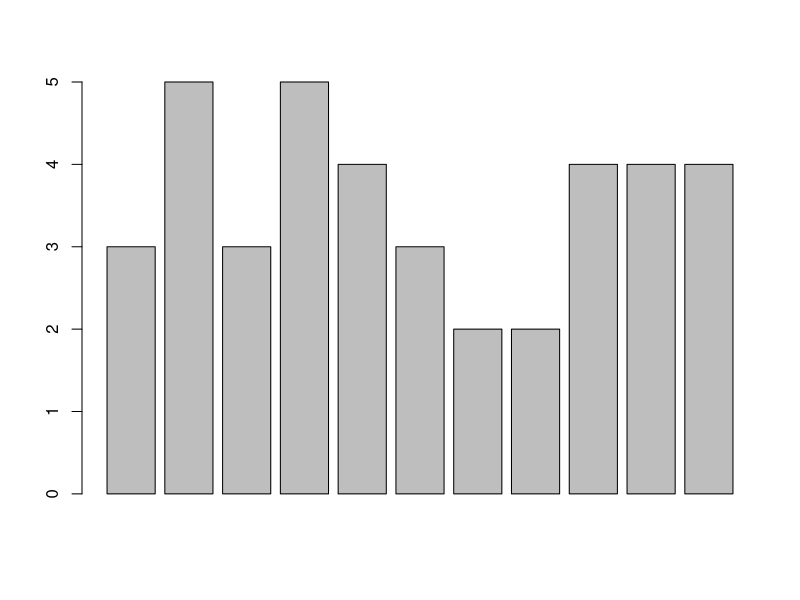

This figure's R source:
# Faire un premier tirage 
# Pour simplifier on ne donne pas de nom aux cartes mais on leur donne un numéro entre 1 et 11
tirage = sample(x=1:11,size=20,replace=T)
print(tirage)

mode(tirage)

moyenneObtenirTouteLesCartes = function(n){
    # Fonction qui calcule combien il faut acheter de boîtes en moyenne pour obtenir toutes les cartes.
    # n représente le nombre de cartes qu'il y a obtenir
    # k représente le nombre de cartes que l'on possède 
    k = 1
    somme1k = 0
    moyenne = 0 # Nombre de boite que l'on doit acheter en moyenne
    while (k<=n){
        somme1k = somme1k + (1/k)
        k = k+1
    }
    moyenne = n*somme1k
    # Une fois que l'on possède le nombre moyen de boîtes qu'il faut acheter il faut arrondir par excès.
    # Car la moyenne et un nombre réel et que le nombre de boîtes est entier.
    moyenne = ceiling(moyenne)
    # Renvoie le nombre de boîtes qu'il faut acheter en moyenne
    return(moyenne)
}
moyenneObtenirTouteLesCartes(11)

# Définir le nombre de tirages que l'on souhaite réaliser
nombreDeTirage = 40

NTest <- function(N){
    # Fonction qui réalise les N tirages aléatoires de carte 
    tirage = sample(x=1:11,size=N,replace = TRUE)
    # On renvoie les N tirages aléatoires
    return(tirage)
}

# On convertit les N tirages aléatoires en numeric
experience = as.numeric(NTest(nombreDeTirage))
print(experience)

# On récupère la date 
Date = Sys.time()
print(Date)

# On crée le frame avec la date et le nombre de tirages
(frame = data.frame(Date,nombreDeTirage))

dataframeDateEtTest = function(N){
    i=1
    date = rep(Sys.time(),N)
    tirages = rep(0,N)
    while (i<=N){
        tirages[i]=sample(x=1:11,size=1)
        date[i]=Sys.time()
        i=i+1
    }
    (df<- data.frame(date,tirages))
    return(df)
}
frame1 = dataframeDateEtTest(30)

print(frame)

print(frame1)

compterValeur = function(tirage){
    # Cette fonction permet de compter combien de fois nous avons chaque carte
    # Utile pour afficher le diagramme en baton
    i=1
    x = rep(0,11)
    while (i<length(tirage)){
        x[tirage[i]] = x[tirage[i]]+1
        i = i+1
    }
    # Renvoyer le vecteur x qui a compté combien de fois nous avons trouvé chaque carte
    return(x)
}

# Afficher le diagramme en bâton plus pratique pour voir combien de fois nous avons chaque carte
barplot(compterValeur(experience))

# Installer le package nécessaire pour pouvoir travailler avec les fichiers excels
install.packages("writexl")

# Sauvegarder le frame dans un fichier excel nommé TP1.xlsx
library("writexl")
write_xlsx(frame1, "TP1.xlsx")
